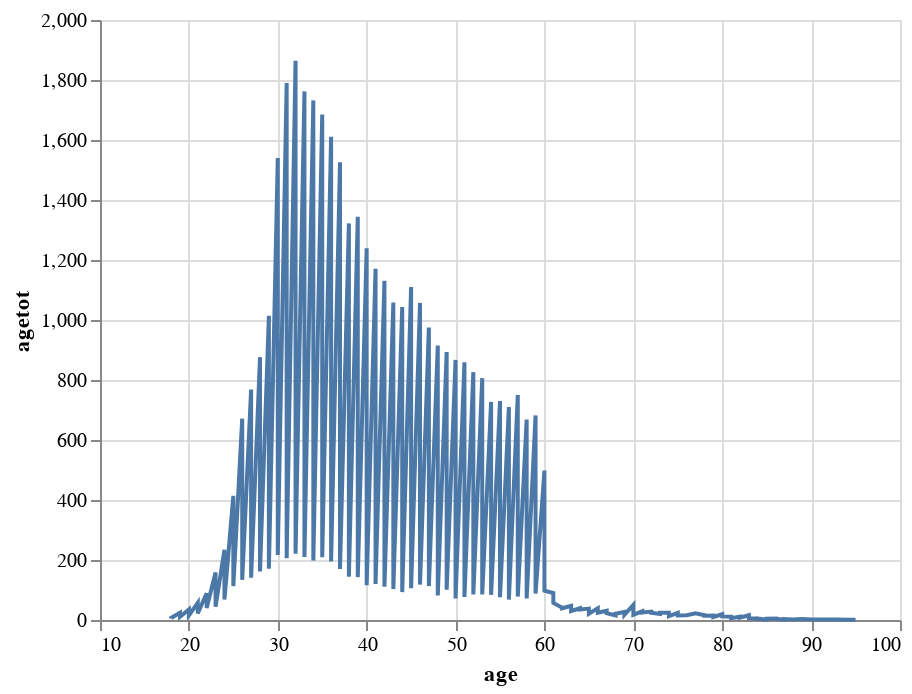

The code cell stored with this chart in its notebook:
### Code cell
alt.Chart(dff2).mark_line().encode(x="age",y="agetot")

### Figure 1 — Vega-Lite specification as saved in the notebook (floating-point values rounded to 4 significant figures; data arrays with more than 128 entries replaced by an {"elided": "..."} marker saying what was removed)
{"config": {"view": {"continuousWidth": 400, "continuousHeight": 300}}, "data": {"name": "data-b655e86f3c92d405e37f96cae79f3524"}, "mark": "line", "encoding": {"x": {"type": "quantitative", "field": "age"}, "y": {"type": "quantitative", "field": "agetot"}}, "$schema": "https://vega.github.io/schema/vega-lite/v4.8.1.json", "datasets": {"data-b655e86f3c92d405e37f96cae79f3524": {"elided": "148 records"}}}
